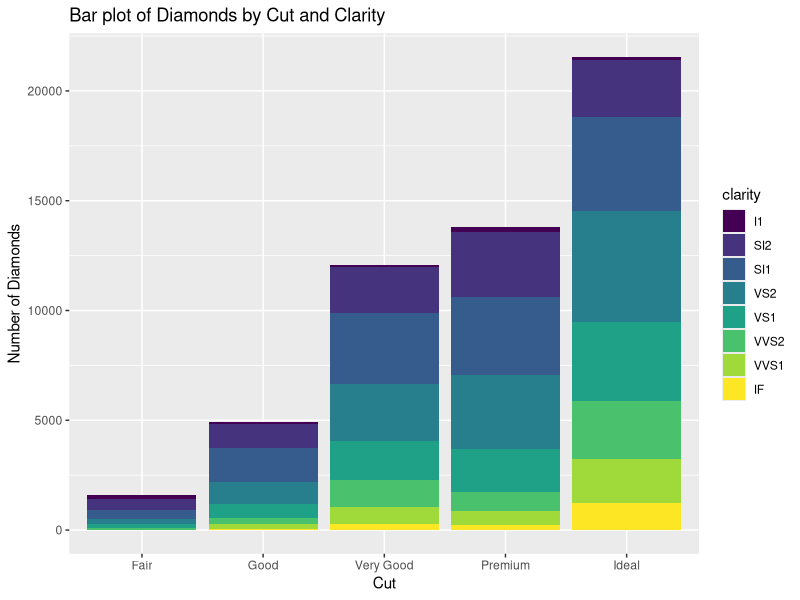

The R script that drew this image:
# Load the ggplot library
library(ggplot2)

# Load the diamonds dataset
data("diamonds")

# Create the bar plot
# Use cut as x-axis and fill the bars based on clarity
ggplot(diamonds, aes(x = cut, fill = clarity)) +
  # Add a bar geometric object
  geom_bar() +
  # Add a title to the plot
  ggtitle("Bar plot of Diamonds by Cut and Clarity") +
  # Add a label to the x-axis
  xlab("Cut") +
  # Add a label to the y-axis
  ylab("Number of Diamonds")
